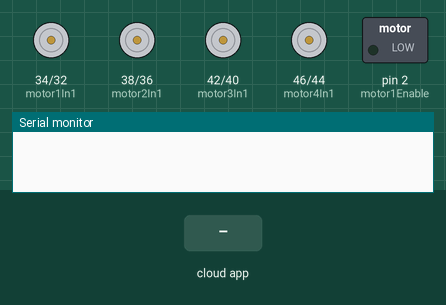
Simulated run of this sketch. Board: Arduino Mega 2560, built with avr-gcc and run on an emulated ATmega2560. On the bench: motor-driver pin pairs drawn as motors (green arrow = first pin HIGH = forward, orange = second pin HIGH = backward, longer = more drive), switched loads named in the sketch (green lamp = pin HIGH), the last lines printed to the serial monitor. The test bench sets the inputs (shaded band). The ROS host is connected and sends only what is stated.

Above: at 1.2 s.
1.3 s: the phone or cloud app sets linear.x to -100
At 2.5 s:
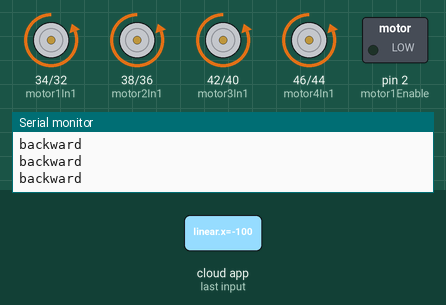
3.0 s: the phone or cloud app sets linear.x to 100
At 3.9 s:
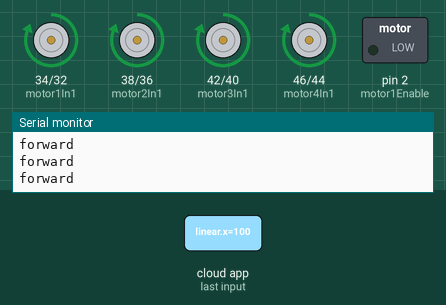
Timing chart, 0 to 6.0 s (numbered marks = the images above; inputs shaded):
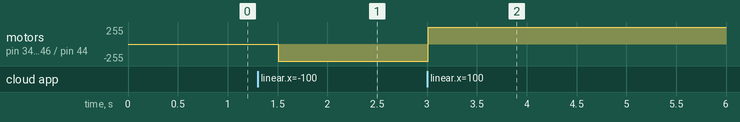

The sketch:

mecanum_wheel_test_1.ino
```cpp
#include <ros.h>
#include <geometry_msgs/Twist.h>

ros::NodeHandle nh;
int xlinear=0;
int ylinear=0;
int zlinear=0;
int xangular=0;
int yangular=0;
int zangular=0;

int motor1Enable = 2;
int motor1In1 = 34;
int motor1In2 = 32;

int motor2Enable = 2;
int motor2In1 = 38;
int motor2In2 = 36;

int motor3Enable = 2;
int motor3In1 = 42;
int motor3In2 = 40;

int motor4Enable = 2;
int motor4In1 = 46;
int motor4In2 = 44;

void callback(const geometry_msgs::Twist& twist){
  xlinear= round( (double)twist.linear.x );
  zangular= round( (double)twist.angular.z );


}
ros::Subscriber<geometry_msgs::Twist> subCmdVel("cmd_vel", callback);


void setup() {
  nh.initNode();
  nh.subscribe(subCmdVel);
  Serial.begin(9600);

  pinMode(motor1Enable, OUTPUT); //motor 1
  pinMode(motor1In1, OUTPUT);
  pinMode(motor1In2, OUTPUT);
  pinMode(motor2Enable, OUTPUT); //motor 2
  pinMode(motor2In1, OUTPUT);
  pinMode(motor2In2, OUTPUT);
  pinMode(motor3Enable, OUTPUT); //motor 3
  pinMode(motor3In1, OUTPUT);
  pinMode(motor3In2, OUTPUT);
  pinMode(motor4Enable, OUTPUT); //motor 4
  pinMode(motor4In1, OUTPUT);
  pinMode(motor4In2, OUTPUT);

  digitalWrite(motor1In1, LOW);
  digitalWrite(motor1In2,LOW);
  digitalWrite(motor2In1, LOW);
  digitalWrite(motor2In2,LOW);
  digitalWrite(motor3In1, LOW);
  digitalWrite(motor3In2,LOW);
  digitalWrite(motor4In1, LOW);
  digitalWrite(motor4In2,LOW);

}

void loop() {
  // put your main code here, to run repeatedly:
  nh.spinOnce();
  if (xlinear>0){
    Serial.println("forward");
      digitalWrite(motor1In1, HIGH);
  digitalWrite(motor1In2,LOW);
  digitalWrite(motor2In1, HIGH);
  digitalWrite(motor2In2,LOW);
  digitalWrite(motor3In1, HIGH);
  digitalWrite(motor3In2,LOW);
  digitalWrite(motor4In1, HIGH);
  digitalWrite(motor4In2,LOW);
  }else if (xlinear<0){
    Serial.println("backward");
      digitalWrite(motor1In1, LOW);
  digitalWrite(motor1In2,HIGH);
  digitalWrite(motor2In1, LOW);
  digitalWrite(motor2In2,HIGH);
  digitalWrite(motor3In1, LOW);
  digitalWrite(motor3In2,HIGH);
  digitalWrite(motor4In1, LOW);
  digitalWrite(motor4In2,HIGH);
  }


  delay(250);

}
```

Measured:
- after the input at 1.3 s, motor on pin 34 (motor1In1) / pin 32 (motor1In2), motor on pin 38 (motor2In1) / pin 36 (motor2In2), motor on pin 42 (motor3In1) / pin 40 (motor3In2), motor on pin 46 (motor4In1) / pin 44 (motor4In2): stopped → backward 255/255 after 0.21 s
- after the input at 3.0 s, motor on pin 34 (motor1In1) / pin 32 (motor1In2), motor on pin 38 (motor2In1) / pin 36 (motor2In2), motor on pin 42 (motor3In1) / pin 40 (motor3In2), motor on pin 46 (motor4In1) / pin 44 (motor4In2): backward 255/255 → forward 255/255 at once
